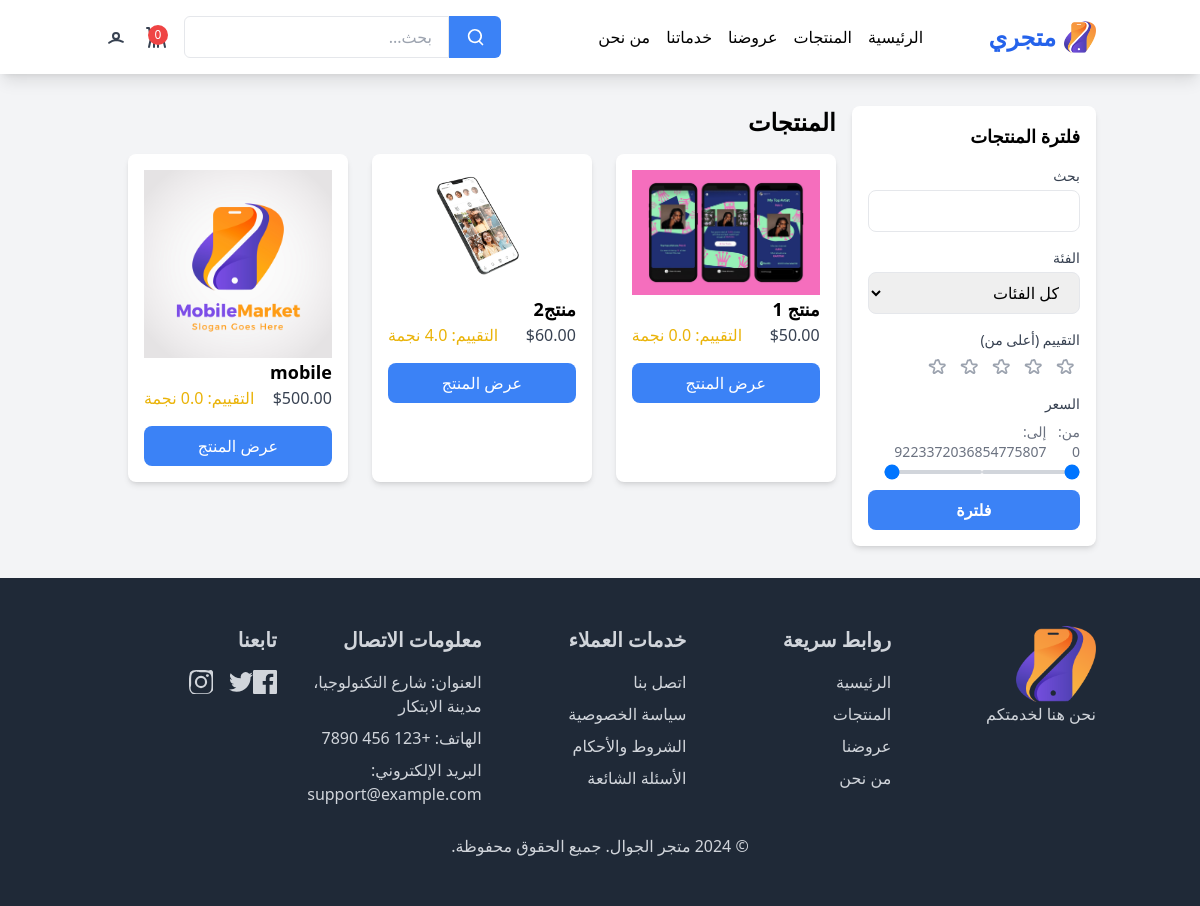
The page /product.php on the database its author committed.
### tables this page shows
CREATE TABLE `products` (
  `id` int NOT NULL,
  `category_id` int NOT NULL,
  `name` varchar(255) NOT NULL,
  `description` text,
  `price` decimal(10,2) NOT NULL,
  `image_url` varchar(255) DEFAULT NULL,
  `stock` int DEFAULT '0',
  `created_at` timestamp NULL DEFAULT CURRENT_TIMESTAMP
);

### product.php (the view, shortened to what this page needs)
<?php
require 'config.php';
$search = isset($_GET['search']) ? $_GET['search'] : '';
$rating = isset($_GET['rating']) ? intval($_GET['rating']) : '';
$min_price = isset($_GET['min_price']) ? floatval($_GET['min_price']) : 0;
$max_price = isset($_GET['max_price']) ? floatval($_GET['max_price']) : PHP_INT_MAX;
$query = "
    SELECT p.*, COALESCE(AVG(r.rating), 0) AS average_rating
    FROM products p
    LEFT JOIN ratings r ON p.id = r.product_id
    WHERE 1=1
";
$query .= " GROUP BY p.id";
$stmt = $conn->prepare($query);
$stmt->execute();
$result = $stmt->get_result();
?>
<!DOCTYPE html>
<html lang="ar" dir="rtl">
<head>
    <script src="https://cdn.tailwindcss.com"></script>
</head>
<body class="bg-gray-100">
    <?php include 'navbar.php'; ?>
    <div class="container mx-auto px-4 gap-4 py-8 flex">
        <aside class="w-full md:w-1/4 bg-white p-4 rounded-lg shadow-md">
            <h2 class="text-lg font-bold mb-4">فلترة المنتجات</h2>
            <form method="GET" action="product.php" class="space-y-4">
                <div>
                    <label for="search" class="block text-sm font-medium text-gray-700">بحث</label>
                    <input type="text" id="search" name="search" value="<?php echo htmlspecialchars($search); ?>"
                        class="mt-1 block w-full px-4 py-2 border rounded-lg focus:outline-none focus:ring focus:ring-blue-300">
                </div>
                <div>
                    <label for="category" class="block text-sm font-medium text-gray-700">الفئة</label>
                    <select id="category" name="category"
                        class="mt-1 block w-full px-4 py-2 border rounded-lg focus:outline-none focus:ring focus:ring-blue-300">
                        <option value="">كل الفئات</option>
                    </select>
                </div>
                <div>
                    <label class="block text-sm font-medium text-gray-700 mb-2">التقييم (أعلى من)</label>
                    <div class="flex items-center space-x-2 rtl:space-x-reverse">
                        <?php for ($i = 1; $i <= 5; $i++): ?>
                        <label class="flex items-center space-x-1 rtl:space-x-reverse cursor-pointer">
                            <svg xmlns="http://www.w3.org/2000/svg"
                                class="h-5 w-5 text-gray-400 peer-checked:text-yellow-500 cursor-pointer"
                                fill="<?php echo $rating >= $i ? 'currentColor' : 'none'; ?>" viewBox="0 0 24 24"
                                stroke="currentColor">
                                <path stroke-linecap="round" stroke-linejoin="round" stroke-width="2"
                                    d="M11.049 2.927c.3-.921 1.603-.921 1.902 0l1.286 3.964a1 1 0 00.95.69h4.173c.969 0 1.371 1.24.588 1.81l-3.375 2.455a1 1 0 00-.364 1.118l1.286 3.964c.3.921-.755 1.688-1.54 1.118l-3.375-2.455a1 1 0 00-1.176 0l-3.375 2.455c-.785.57-1.84-.197-1.54-1.118l1.286-3.964a1 1 0 00-.364-1.118L2.24 9.39c-.783-.57-.381-1.81.588-1.81h4.173a1 1 0 00.95-.69l1.286-3.964z" />
                            </svg>
                        </label>
                        <?php endfor; ?>
                    </div>
                </div>
                <div>
                    <label class="block text-sm font-medium text-gray-700 mb-2">السعر</label>
                    <div class="flex items-center justify-between text-sm text-gray-500 mb-2">
                        <span>من: <span id="min-price-display"><?php echo $min_price ?: 0; ?></span></span>
                        <span>إلى: <span id="max-price-display"><?php echo $max_price ?: 5000; ?></span></span>
                    </div>
                    <div class="relative flex items-center space-x-4">
                        <input type="range" id="min-price" name="min_price" min="0" max="5000" step="10"
                            value="<?php echo htmlspecialchars($min_price ?: 0); ?>"
                            class="z-10 w-full appearance-none h-1 bg-gray-300 rounded-lg focus:outline-none focus:ring focus:ring-blue-300">
                        <input type="range" id="max-price" name="max_price" min="0" max="5000" step="10"
                            value="<?php echo htmlspecialchars($max_price ?: 5000); ?>"
                            class="z-10 w-full appearance-none h-1 bg-gray-300 rounded-lg focus:outline-none focus:ring focus:ring-blue-300">
                    </div>
                </div>
                <button type="submit"
                    class="w-full bg-blue-500 text-white px-4 py-2 rounded-lg font-semibold hover:bg-blue-600">فلترة</button>
            </form>
        </aside>
        <section class="w-full md:w-3/4 md:pl-6">
            <h2 class="text-2xl font-bold mb-4">المنتجات</h2>
            <div class="grid grid-cols-1 sm:grid-cols-2 lg:grid-cols-3 gap-6">
                <?php while ($product = $result->fetch_assoc()): ?>
                <div class="bg-white p-4 rounded-lg shadow-md">
                    <img class='' src="<?php echo htmlspecialchars($product['image_url']); ?>"
                        alt="<?php echo htmlspecialchars($product['name']); ?>"
                        class="w-full h-40 object-cover rounded-lg mb-4">
                    <h3 class="text-lg font-bold"><?php echo htmlspecialchars($product['name']); ?></h3>
                    <div class="flex justify-between">
                      <p class="text-gray-700">$<?php echo number_format($product['price'], 2); ?></p>
                      <p class="text-yellow-500">التقييم: <?php echo number_format($product['average_rating'], 1); ?> نجمة</p>
                    </div>
                    <a href="product_details.php?id=<?php echo $product['id']; ?>"
                        class="block bg-blue-500 text-white text-center mt-4 px-4 py-2 rounded-lg">عرض المنتج</a>
                </div>
                <?php endwhile; ?>
            </div>
        </section>
    </div>
    <?php include 'footer.php'; ?>
</body>
</html>

### navbar.php (shortened to what this page needs)
<nav class="bg-white shadow-lg">
  <div class="container mx-auto px-4 py-4 flex justify-between items-center">
    <a href="index.php" class="text-2xl font-bold text-blue-600 flex items-center space-x-2 rtl:space-x-reverse">
      <img class="w-8 h-8" src="assetes/images/logo.png" alt="">
      <span>متجري</span>
    </a>
    <ul class="hidden md:flex space-x-4 rtl:space-x-reverse ml-8">
      <li><a href="index.php" class="hover:text-blue-500">الرئيسية</a></li>
      <li>
        <a href="product.php" class="hover:text-blue-500">المنتجات</a>
      </li>
      <li><a href="#" class="hover:text-blue-500">عروضنا</a></li>
      <li><a href="#" class="hover:text-blue-500">خدماتنا</a></li>
      <li><a href="#" class="hover:text-blue-500">من نحن</a></li>
    </ul>
    <div class="flex items-center space-x-4 rtl:space-x-reverse">
      <form action="search.php" method="GET" class="hidden md:flex items-center">
        <div class="flex">
          <button type="submit" class="bg-blue-500 text-white px-4 py-2 rounded-r-md flex items-center">
            <svg xmlns="http://www.w3.org/2000/svg" class="h-5 w-5" fill="none" viewBox="0 0 24 24" stroke="currentColor">
              <path stroke-linecap="round" stroke-linejoin="round" stroke-width="2" d="M21 21l-4.35-4.35M16.65 16.65a7.5 7.5 0 111.06-1.06 7.5 7.5 0 01-1.06 1.06z" />
            </svg>
          </button>
          <input type="text" name="q" placeholder="بحث..."
            class="px-4 py-2 border rounded-l-md focus:outline-none focus:ring focus:ring-blue-300">
        </div>
      </form>
      <a href="cart.php" class="text-gray-700 hover:text-blue-500 relative">
         <?php
        $cart_count = 0;
        ?>
        <span class="absolute top-0 right-0 bg-red-500 text-white rounded-full h-5 w-5 flex items-center justify-center text-xs">
          <?php echo $cart_count; ?>
        </span>
      </a>
      <?php if (isset($_SESSION['user_id'])): ?>
        <a href="profile.php" class="text-gray-700 hover:text-blue-500">
          <svg xmlns="http://www.w3.org/2000/svg" class="h-6 w-6" fill="none" viewBox="0 0 24 24" stroke="currentColor">
            <path stroke-linecap="round" stroke-linejoin="round" stroke-width="2" d="M5.121 17.804A13.937 13.937 0 0112 15c2.487 0 4.785.695 6.879 1.804M15 11a3 3 0 11-6 0 3 3 0 016 0z" />
          </svg>
        </a>
        <a href="logout.php" class="text-gray-700 hover:text-blue-500">
          <svg xmlns="http://www.w3.org/2000/svg" class="h-6 w-6" fill="none" viewBox="0 0 24 24" stroke="currentColor">
            <path stroke-linecap="round" stroke-linejoin="round" stroke-width="2" d="M17 16l4-4m0 0l-4-4m4 4H7m6 4v1a3 3 0 01-3 3H6a3 3 0 01-3-3V7a3 3 0 013-3h7a3 3 0 013 3v1" />
          </svg>
        </a>
      <?php else: ?>
        <a href="login.php" class="text-gray-700 hover:text-blue-500">
          <svg xmlns="http://www.w3.org/2000/svg" class="h-6 w-6" fill="none" viewBox="0 0 24 24" stroke="currentColor">
            <path stroke-linecap="round" stroke-linejoin="round" stroke-width="2" d="M5.121 17.804A13.937 13.937 0 0112 15c2.487 0 4.785.695 6.879 1.804M15 11a3 3 0 11-6 0 3 3 0 016 0z" />
          </svg>
        </a>
      <?php endif; ?>
    </div>
  </div>
</nav>

### footer.php (shortened to what this page needs)
<footer class="bg-gray-800 text-gray-300 py-12">
  <div class="container mx-auto px-4 grid grid-cols-1 md:grid-cols-5 gap-8">
    <div class="logo">
      <img class="w-20" src="assetes/images/logo.png" alt="">
      <span>نحن هنا لخدمتكم</span>
    </div>
    <div>
      <h3 class="text-xl font-semibold mb-4">روابط سريعة</h3>
      <ul>
        <li class="mb-2"><a href="index.php" class="hover:text-white">الرئيسية</a></li>
        <li class="mb-2"><a href="#" class="hover:text-white">المنتجات</a></li>
        <li class="mb-2"><a href="#" class="hover:text-white">عروضنا</a></li>
        <li class="mb-2"><a href="#" class="hover:text-white">من نحن</a></li>
      </ul>
    </div>
    <div>
      <h3 class="text-xl font-semibold mb-4">خدمات العملاء</h3>
      <ul>
        <li class="mb-2"><a href="#" class="hover:text-white">اتصل بنا</a></li>
        <li class="mb-2"><a href="#" class="hover:text-white">سياسة الخصوصية</a></li>
        <li class="mb-2"><a href="#" class="hover:text-white">الشروط والأحكام</a></li>
        <li class="mb-2"><a href="#" class="hover:text-white">الأسئلة الشائعة</a></li>
      </ul>
    </div>
    <div>
      <h3 class="text-xl font-semibold mb-4">معلومات الاتصال</h3>
      <p class="mb-2">العنوان: شارع التكنولوجيا، مدينة الابتكار</p>
      <p class="mb-2">الهاتف: +123 456 7890</p>
      <p class="mb-2">البريد الإلكتروني: support@example.com</p>
    </div>
    <div>
      <h3 class="text-xl font-semibold mb-4">تابعنا</h3>
      <div class="flex space-x-4">
        <a href="#" class="hover:text-white">
        </a>
        <a href="#" class="hover:text-white">
        </a>
        <a href="#" class="hover:text-white">
        </a>
      </div>
    </div>
  </div>
  <div class="text-center mt-5">
    <p>&copy; 2024 متجر الجوال. جميع الحقوق محفوظة.</p>
  </div>
</footer>

### rows shown on the page
products: image_url (picture), name "منتج 1", price "50.00"
products: image_url (picture), name "منتج2", price "60.00"
products: image_url (picture), name "mobile", price "500.00"

### other values the page prints
$cart_count "0"
$min_price ?: 0 "0"
$max_price ?: 5000 "9223372036854775807"
